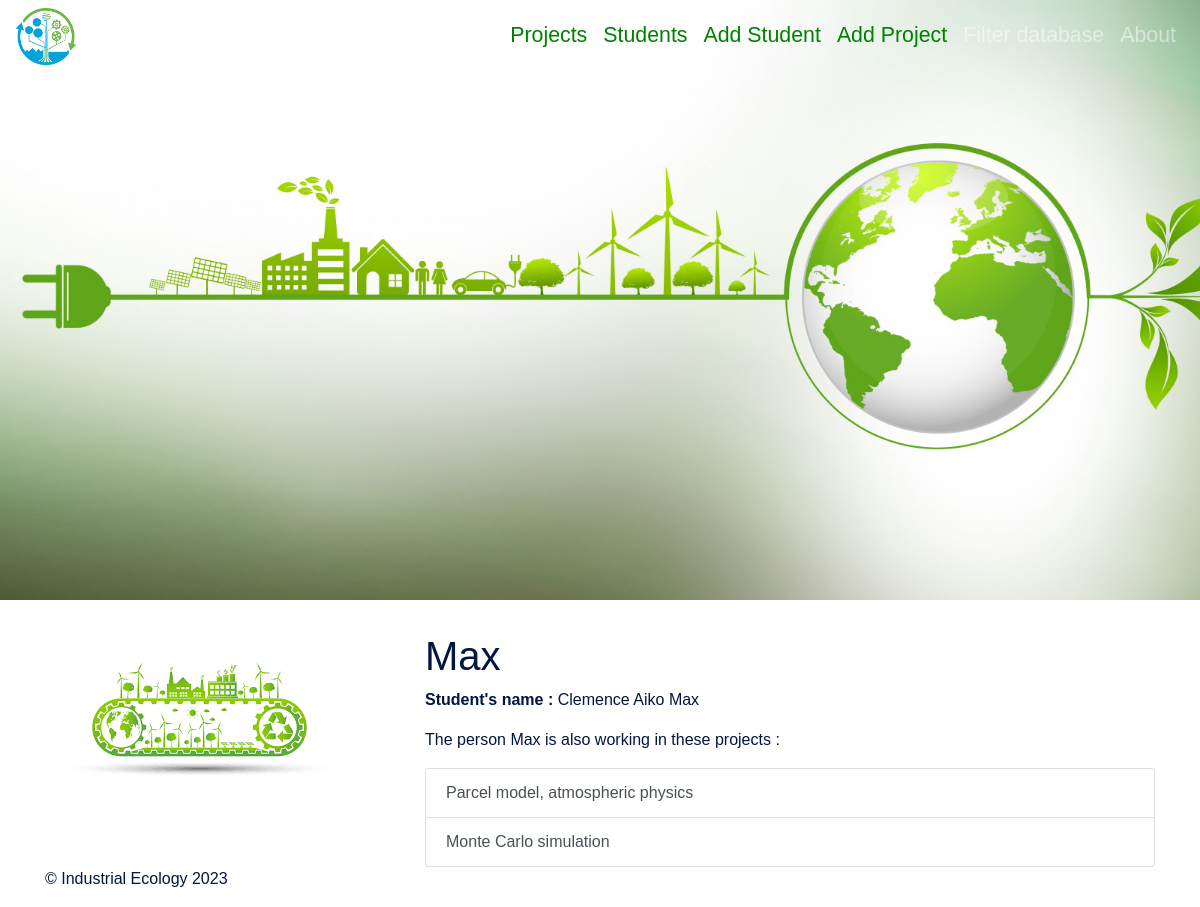
Screenshot of /student/student3 with the database file from the repository.
### filter_db/models.py (models this page shows, shortened)
class Student(models.Model):
    student_id = models.CharField(
        primary_key=True,
        unique=True,
        null=False,
        blank=False,
        max_length=50,
    )
    first_name = models.CharField(
        unique=False,
        null=False,
        blank=False,
        max_length=50,
    )
    middle_name = models.CharField(
        unique=False,
        null=True,
        blank=True,
        max_length=50,
    )
    last_name = models.CharField(
        unique=False,
        null=False,
        blank=False,
        max_length=50,
    )
    start_date = models.DateField()
    end_date = models.DateField()
    def __str__(self) -> str:
        return self.last_name

class Projects(models.Model):
    project_id = models.CharField(
        primary_key= True,
        unique = False,
        null = False,
        blank = False,
        max_length=50,
    )
    name = models.TextField(
        unique = False,
        null = False,
        blank = False,
        max_length=2000,
    )
    start_date = models.DateField()
    end_date = models.DateField()
    description = models.TextField(
        unique = False,
        null = False,
        blank = False,
        max_length=5000,
    )
    students = models.ManyToManyField(
        Student,
        related_name='students'
    )
    def __str__(self) -> str:
        return self.name

### filter_db/views.py (the view)
# urls.py: path('student/<str:pk>', views.StudentDetailView.as_view(),name = 'student_detail'),
class StudentDetailView(generic.DetailView) :
    template_name = 'student_detail.html'
    model = models.Student
    context_object_name = 'student'

### filter_db/templates/student_detail.html (shortened to what this page needs)
{% extends 'base.html' %}
{% block content %}
<h1>{{student}}</h1>
<p><b>Student's name :</b> {{student.first_name}} {{student.middle_name}} {{student.last_name}} </p>
<P>The person {{student}} is also working in these projects : {{project_id}}</p>
    <ul class ="list-group">
        {% for project in student.students.all %}
        <a class = "list-group-item list-group-item-action" href="{% url 'project_detail' project.project_id%}"> {{ project }}</a>
        {% endfor %}
    </ul>
{% endblock content %}

### rows the page displays
Student: last_name "Max", first_name "Clemence", middle_name "Aiko"
Projects: name "Parcel model, atmospheric physics"
Projects: name "Monte Carlo simulation"
